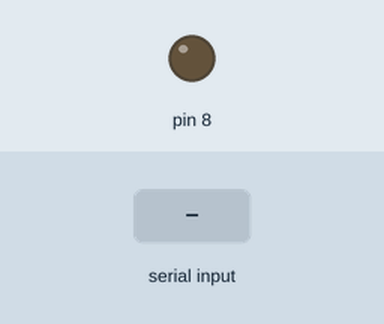
Recording of a sketch running on a simulated Arduino Uno, built with avr-gcc and run on an emulated ATmega328P. Parts: output pins drawn as LEDs (lit = HIGH). Inputs (shaded band) come from the test bench. What the sketch prints to the serial monitor is not drawn.

Above: at 2.6 s.
2.7 s: "Hello Bi1" received over Serial
At 4.2 s:
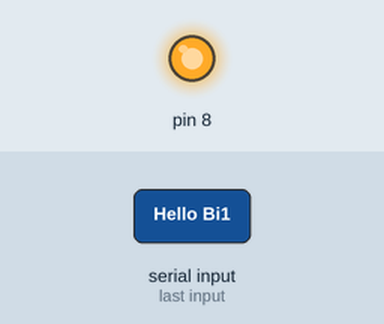
Timing chart, 0 to 5.9 s (numbered marks = the images above; inputs shaded):
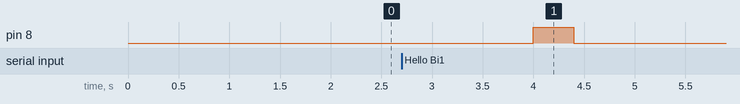

Measured:
- after the input at 2.7 s, pin 8: LOW → HIGH after 1.3 s, → LOW 0.40 s later

The sketch:

arduino_send_mesage.ino
```cpp
void setup() {
  pinMode (8, OUTPUT);
  Serial.begin(9600);
}

void loop() {
  Serial.print("Hello Boss");
  delay(1500);
  if (Serial.available()) {
    String a= Serial.readString();
    if (a== "Hello Bi1")
    {
      Serial.print ("ok");
      digitalWrite (8, HIGH);
      delay (400);
      digitalWrite (8, LOW);
      delay(400);
    }
   }
}
```
